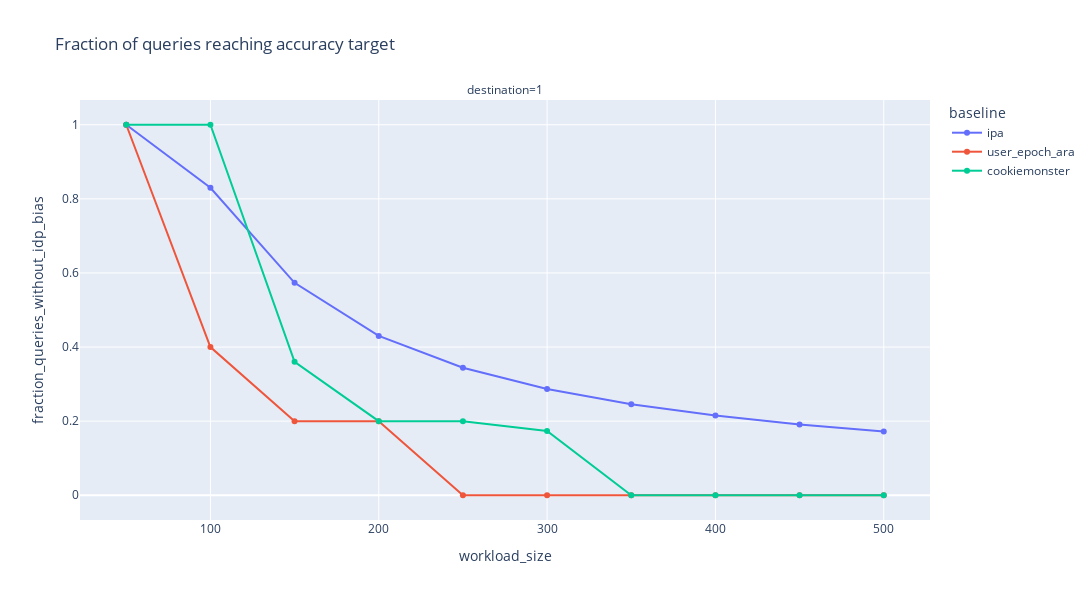
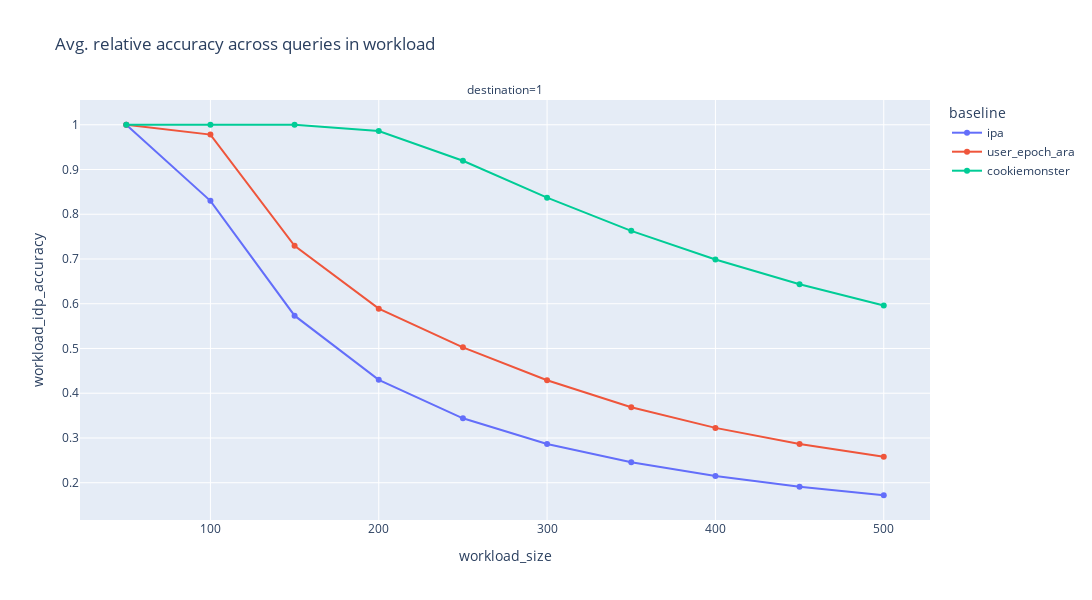

Here is the notebook cell these charts were saved with, in order:
### Code cell
path = "ray/synthetic/bias_varying_workload_size"
df = analyze_results(path, "bias")
plot_accuracy(df)

### Figure 1 — Plotly figure (JSON) as saved in the notebook; plotly's stock layout.template omitted (floating-point values rounded to 4 significant figures)
{"data": [{"hovertemplate": "baseline=ipa<br>destination=1<br>workload_size=%{x}<br>fraction_queries_without_idp_bias=%{y}<extra></extra>", "legendgroup": "ipa", "line": {"color": "#636efa", "dash": "solid"}, "marker": {"symbol": "circle"}, "mode": "lines+markers", "name": "ipa", "orientation": "v", "showlegend": true, "type": "scatter", "x": [50, 100, 150, 200, 250, 300, 350, 400, 450, 500], "xaxis": "x", "y": [1, 0.83, 0.5733, 0.43, 0.344, 0.2867, 0.2457, 0.215, 0.1911, 0.172], "yaxis": "y"}, {"hovertemplate": "baseline=user_epoch_ara<br>destination=1<br>workload_size=%{x}<br>fraction_queries_without_idp_bias=%{y}<extra></extra>", "legendgroup": "user_epoch_ara", "line": {"color": "#EF553B", "dash": "solid"}, "marker": {"symbol": "circle"}, "mode": "lines+markers", "name": "user_epoch_ara", "orientation": "v", "showlegend": true, "type": "scatter", "x": [50, 100, 150, 200, 250, 300, 350, 400, 450, 500], "xaxis": "x", "y": [1, 0.4, 0.2, 0.2, 0, 0, 0, 0, 0, 0], "yaxis": "y"}, {"hovertemplate": "baseline=cookiemonster<br>destination=1<br>workload_size=%{x}<br>fraction_queries_without_idp_bias=%{y}<extra></extra>", "legendgroup": "cookiemonster", "line": {"color": "#00cc96", "dash": "solid"}, "marker": {"symbol": "circle"}, "mode": "lines+markers", "name": "cookiemonster", "orientation": "v", "showlegend": true, "type": "scatter", "x": [50, 100, 150, 200, 250, 300, 350, 400, 450, 500], "xaxis": "x", "y": [1, 1, 0.36, 0.2, 0.2, 0.1733, 0, 0, 0, 0], "yaxis": "y"}], "layout": {"annotations": [{"showarrow": false, "text": "destination=1", "x": 0.5, "xanchor": "center", "xref": "paper", "y": 1, "yanchor": "bottom", "yref": "paper"}], "height": 600, "legend": {"title": {"text": "baseline"}, "tracegroupgap": 0}, "title": {"text": "Fraction of queries reaching accuracy target"}, "width": 1100, "xaxis": {"anchor": "y", "autorange": true, "domain": [0, 1], "range": [22.52, 527.5], "title": {"text": "workload_size"}, "type": "linear"}, "yaxis": {"anchor": "x", "autorange": true, "domain": [0, 1], "range": [-0.0668, 1.067], "title": {"text": "fraction_queries_without_idp_bias"}, "type": "linear"}}}

### Figure 2 — Plotly figure (JSON) as saved in the notebook; plotly's stock layout.template omitted (floating-point values rounded to 4 significant figures)
{"data": [{"hovertemplate": "baseline=ipa<br>destination=1<br>workload_size=%{x}<br>workload_idp_accuracy=%{y}<extra></extra>", "legendgroup": "ipa", "line": {"color": "#636efa", "dash": "solid"}, "marker": {"symbol": "circle"}, "mode": "lines+markers", "name": "ipa", "orientation": "v", "showlegend": true, "type": "scatter", "x": [50, 100, 150, 200, 250, 300, 350, 400, 450, 500], "xaxis": "x", "y": [1, 0.83, 0.5733, 0.43, 0.344, 0.2867, 0.2457, 0.215, 0.1911, 0.172], "yaxis": "y"}, {"hovertemplate": "baseline=user_epoch_ara<br>destination=1<br>workload_size=%{x}<br>workload_idp_accuracy=%{y}<extra></extra>", "legendgroup": "user_epoch_ara", "line": {"color": "#EF553B", "dash": "solid"}, "marker": {"symbol": "circle"}, "mode": "lines+markers", "name": "user_epoch_ara", "orientation": "v", "showlegend": true, "type": "scatter", "x": [50, 100, 150, 200, 250, 300, 350, 400, 450, 500], "xaxis": "x", "y": [1, 0.978, 0.7294, 0.589, 0.5026, 0.429, 0.3686, 0.3225, 0.2867, 0.2581], "yaxis": "y"}, {"hovertemplate": "baseline=cookiemonster<br>destination=1<br>workload_size=%{x}<br>workload_idp_accuracy=%{y}<extra></extra>", "legendgroup": "cookiemonster", "line": {"color": "#00cc96", "dash": "solid"}, "marker": {"symbol": "circle"}, "mode": "lines+markers", "name": "cookiemonster", "orientation": "v", "showlegend": true, "type": "scatter", "x": [50, 100, 150, 200, 250, 300, 350, 400, 450, 500], "xaxis": "x", "y": [1, 1, 0.9999, 0.9862, 0.9196, 0.8371, 0.7629, 0.6988, 0.6435, 0.5961], "yaxis": "y"}], "layout": {"annotations": [{"showarrow": false, "text": "destination=1", "x": 0.5, "xanchor": "center", "xref": "paper", "y": 1, "yanchor": "bottom", "yref": "paper"}], "height": 600, "legend": {"title": {"text": "baseline"}, "tracegroupgap": 0}, "title": {"text": "Avg. relative accuracy across queries in workload"}, "width": 1100, "xaxis": {"anchor": "y", "autorange": true, "domain": [0, 1], "range": [22.52, 527.5], "title": {"text": "workload_size"}, "type": "linear"}, "yaxis": {"anchor": "x", "autorange": true, "domain": [0, 1], "range": [0.1167, 1.055], "title": {"text": "workload_idp_accuracy"}, "type": "linear"}}}
